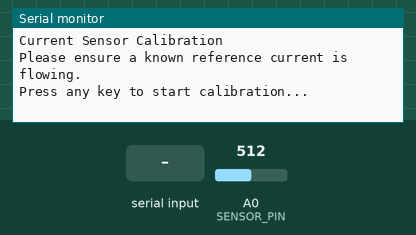
Simulated run of this sketch. Board: Arduino Uno, built with avr-gcc and run on an emulated ATmega328P. Shown: the last lines printed to the serial monitor. The inputs (shaded band) are chosen by the test bench; at power-on: A0 (SENSOR_PIN) = 512.

Above: at 0.8 s.
0.9 s: "1" received over Serial
At 3.3 s:
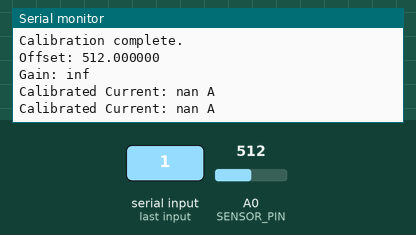
3.4 s: A0 (SENSOR_PIN) set to 716
At 4.6 s:
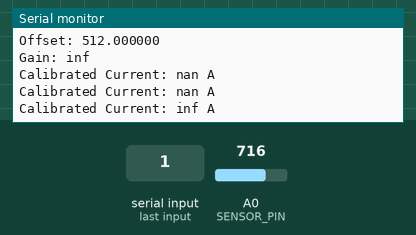

The sketch:

currentCal.ino
```cpp
const int SENSOR_PIN = A0;  // Analog pin A0 for current sensor input

const int SAMPLES = 100;  // Number of samples for calibration
const float REFERENCE_CURRENT = 0.1;  // Known reference current in Amperes

float offset = 0;
float gain = 1;

void setup() {
  Serial.begin(9600);
  while (!Serial) {
    ; // wait for serial port to connect
  }

  pinMode(SENSOR_PIN, INPUT);

  Serial.println("Current Sensor Calibration");
  Serial.println("Please ensure a known reference current is flowing.");
  Serial.println("Press any key to start calibration...");
  while (!Serial.available()) {}
  Serial.read();  // Clear the input buffer

  calibrateSensor();

  Serial.println("Calibration complete.");
  Serial.print("Offset: ");
  Serial.println(offset, 6);
  Serial.print("Gain: ");
  Serial.println(gain, 6);
}

void loop() {
  float current = readCurrent();
  Serial.print("Calibrated Current: ");
  Serial.print(current, 3);
  Serial.println(" A");
  delay(1000);
}

void calibrateSensor() {
  long sum = 0;

  // Collect samples
  for (int i = 0; i < SAMPLES; i++) {
    sum += readRawCurrent();
    delay(10);
  }

  // Calculate average
  float avgRaw = (float)sum / SAMPLES;

  // Calculate offset and gain
  offset = avgRaw;
  gain = REFERENCE_CURRENT / (avgRaw - offset);

  Serial.println("Calibration values calculated.");
}

int readRawCurrent() {
  return analogRead(SENSOR_PIN);
}

float readCurrent() {
  int rawReading = readRawCurrent();
  float current = (rawReading - offset) * gain;
  return current;
}
```

Measured:
- after the input at 0.9 s, the serial monitor: prints a new line after 1.0 s (image 1)
- after the input at 3.4 s, the serial monitor: prints a new line after 0.56 s (image 2)
